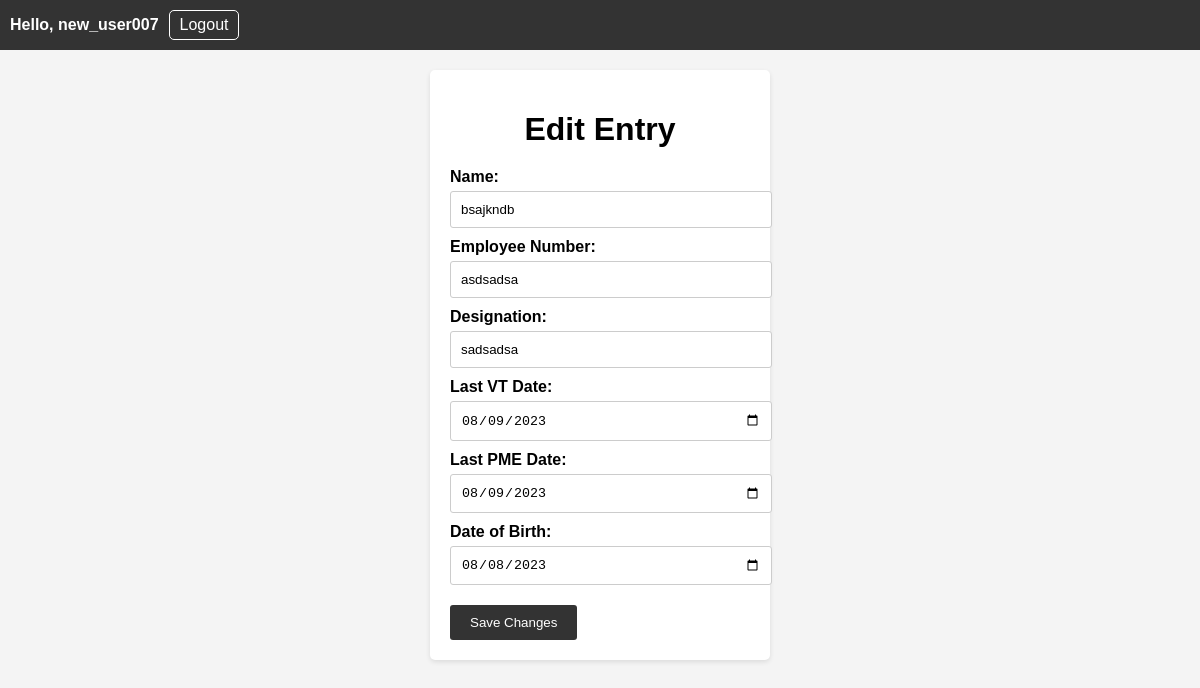
Page /edit_entry/1/ (signed in) on the committed database.
### EmployeeApp/models.py (models this page shows)
class Entry(models.Model):
    user = models.ForeignKey(User, on_delete=models.CASCADE)
    name = models.CharField(max_length=100)
    employee_number = models.CharField(max_length=10)
    designation = models.CharField(max_length=50)
    last_vt_date = models.DateField(verbose_name='Last VT Date', null=True, blank=True)  # Make it optional
    last_pme_date = models.DateField(null=True, blank=True)  # Make it optional
    date_of_birth = models.DateField(null=True, blank=True)
    next_vt_date = models.DateField(null=True, blank=True)
    next_pme_date = models.DateField(null=True, blank=True)
    timestamp = models.DateTimeField(default=timezone.now)  # Set default value here

### EmployeeApp/views.py (the view)
# urls.py: path('edit_entry/<int:entry_id>/', views.edit_entry, name='edit_entry'),
@login_required
def edit_entry(request, entry_id):
    entry = get_object_or_404(Entry, pk=entry_id)
    if request.method == 'POST':
        form = EntryForm(request.POST, instance=entry)
        if form.is_valid():
            entry = form.save(commit=False)
            next_vt_date, next_pme_date = calculate_next_dates(
                entry.date_of_birth,
                entry.last_pme_date,
                entry.last_vt_date
            )
            entry.last_vt_date = next_vt_date if not entry.last_vt_date else entry.last_vt_date
            entry.last_pme_date = next_pme_date if not entry.last_pme_date else entry.last_pme_date
            entry.next_vt_date = next_vt_date
            entry.next_pme_date = next_pme_date
            entry.save()
            return redirect('dashboard')
    else:
        form = EntryForm(instance=entry)
    return render(request, 'EmployeeApp/edit_entry.html', {'form': form, 'entry': entry})

### EmployeeApp/forms.py
class EntryForm(forms.ModelForm):
    class Meta:
        model = Entry
        fields = ['name', 'employee_number', 'designation', 'last_pme_date', 'last_vt_date', 'date_of_birth']

### EmployeeApp/templates/EmployeeApp/edit_entry.html (shortened to what this page needs)
<!DOCTYPE html>
<html>
<head>
    <link rel="stylesheet" href="/static/css/styles.css">
</head>
<body>
    <div class="header">
        <div class="user-info">
            <p>Hello, {{ user.username }}</p>
            <a href="{% url 'logout' %}">Logout</a>
        </div>
    </div>
    <div class="form-container">
        <h1>Edit Entry</h1>
        <form method="post">
            <label for="name">Name:</label>
            <input type="text" name="name" id="name" value="{{ entry.name }}" required>
            <label for="employee_number">Employee Number:</label>
            <input type="text" name="employee_number" id="employee_number" value="{{ entry.employee_number }}" required>
            <label for="designation">Designation:</label>
            <input type="text" name="designation" id="designation" value="{{ entry.designation }}" required>
            <label for="last_vt_date">Last VT Date:</label>
            <input type="date" name="last_vt_date" id="last_vt_date" value="{{ entry.last_vt_date|date:'Y-m-d' }}" required>
            <label for="last_pme_date">Last PME Date:</label>
            <input type="date" name="last_pme_date" id="last_pme_date" value="{{ entry.last_pme_date|date:'Y-m-d' }}" required>
            <label for="date_of_birth">Date of Birth:</label>
            <input type="date" name="date_of_birth" id="date_of_birth" value="{{ entry.date_of_birth|date:'Y-m-d' }}" required>
            <button type="submit">Save Changes</button>
        </form>
    </div>
</body>
</html>

### EmployeeApp/static/css/styles.css (style rules this page uses)
body { font-family: Arial, sans-serif; margin: 0; padding: 0; }
a { text-decoration: none; color: #007bff; }
.header { display: flex; justify-content: space-between; align-items: center; background-color: #007bff; padding: 10px 20px; color: #fff; }
.user-info { display: flex; align-items: center; }
.user-info p { margin: 0; font-weight: bold; margin-right: 10px; }
.user-info a { color: #fff; text-decoration: none; border: 1px solid #fff; padding: 5px 10px; border-radius: 5px; transition: background-color 0.3s, border-color 0.3s; }
button[type="submit"] { background-color: #007bff; color: #fff; border: none; padding: 10px 20px; border-radius: 5px; cursor: pointer; transition: background-color 0.3s, color 0.3s; text-decoration: none; }

### EmployeeApp/templates/EmployeeApp/edit_entry.html (style rules this page uses)
body { font-family: Arial, sans-serif; background-color: #f4f4f4; }
.header { background-color: #333; color: #fff; padding: 10px; text-align: right; }
.user-info { margin-right: 20px; }
.form-container { background-color: #fff; border-radius: 5px; box-shadow: 0 2px 5px rgba(0, 0, 0, 0.1); padding: 20px; width: 300px; margin: 0 auto; margin-top: 20px; }
h1 { text-align: center; margin-bottom: 20px; }
label { display: block; font-weight: bold; margin-bottom: 5px; }
input[type="text"], input[type="date"] { width: 100%; padding: 10px; margin-bottom: 10px; border: 1px solid #ccc; border-radius: 3px; }
button[type="submit"] { background-color: #333; color: #fff; border: none; padding: 10px 20px; border-radius: 3px; cursor: pointer; margin-top: 10px; }

### rows in the picture
Entry: name "bsajkndb", employee_number "asdsadsa", designation "sadsadsa", last_vt_date "08/09/2023", last_pme_date "08/09/2023", date_of_birth "08/08/2023"

### other values in the picture
{{ user.username }} "new_user007"
